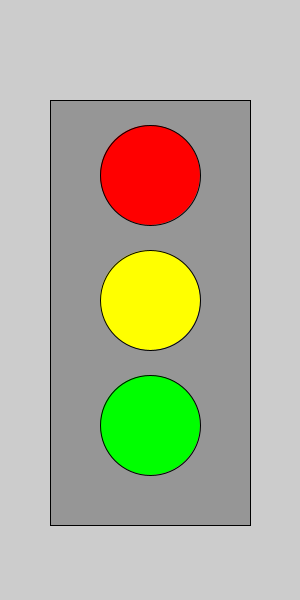
Frame 1 (no input)
Frame 60 (the mouse pressed at the canvas centre just before this capture): identical to frame 1, image omitted
Frame 120 (the mouse held since frame 60 and released just before this capture): identical to frame 1, image omitted

The Processing sketch that drew this single still picture (run headless with seeded random() and noise(); from frame 60 on, the mouse is pressed at the canvas centre):

// Processing sketch: Semaforo
// ── Semaforo.pde
void setup() {
  size(300, 600);
}

void draw() {
  rectMode(CORNERS);
  //rectángulo
  fill(150);
  rect(50, 100, 250, 525);
  
  //Círculo rojo
  fill(255, 0, 0);
  ellipse(width/2, 175, 100, 100);
  
  //Círculo amarillo
  fill(255, 255, 0);
  ellipse(width/2, 300, 100, 100);
  
  //Círculo verde
  fill(0, 255, 0);
  ellipse(width/2, 425, 100, 100);
}
